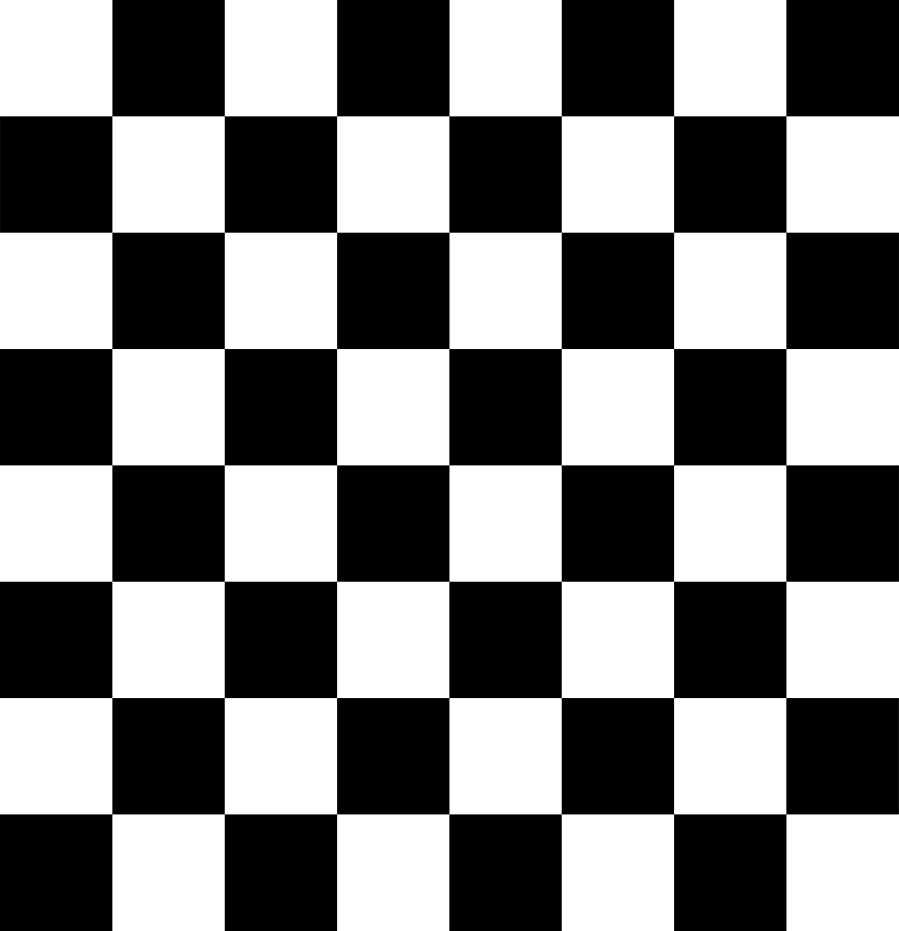
#> input picture common/data/chessboard.png, 3595 x 3723 px (shown at 1/4 size)
$ python harris_corners.py
#> lines starting #> are read from the running program, lines starting #| are printed output that depends on the picture
### common/misc_utils.py
#!/usr/bin/python
# -*- coding: UTF8 -*-

"""
各种各样会常用的工具
"""

import time
import threading
import json
import matplotlib.pyplot as plt
import matplotlib.image as mpimg
import numpy as np
import sys
import cv2

import math
import pickle as cpickle #python3.5用的pickle代替cPickle
import gzip
import os.path
import os
import random

from mpl_toolkits.mplot3d import Axes3D
import matplotlib.animation as animation

import multiprocessing

# gets the absolute path to the file
abspath = os.path.abspath(os.path.dirname(__file__))
# add the library file path
sys.path.append(abspath)
# change the work path
os.chdir(abspath)

import opencv

# [23 lines left out: functions write_list_to_file, read_list_from_file, not called in this run]


#### 画图测试 https://blog.csdn.net/qq_31192383/article/details/53977822
class plot:
    # [209 lines left out: functions plot_base, plot_base_3d, picture_color_maps, plot_picture, not called in this run]

    def plot_multiple_picture(self, size, data, title='default', equal=False,
                              dynanmicDisplay=False, pause=0.001):
        """ 描述：在一幅图中简单地绘制n幅图片
            size:   元组，size[0]表示行数，size[1]表示列数
            data:   绘图需要的信息，data是元组，每个元素也是一个元组
                    data[0][0]:表示RGB矩阵, narray
                    data[0][1]:表示名字，string
                    data[0][2]:表示显示时的色彩，string
            title:  图片名称
            equal:  图片长宽是否按比例
            dynanmicDisplay：是否动态显示图片
            pause:  动态显示图片时，延长显示图片的时间
            return: None
        """
        count = size[0] * size[1]
        data_len = len(data)

        if data_len > count:
            print ("error：too many pictures！")
            sys.exit()

        ### dynamic display
        if dynanmicDisplay:
            plt.figure(title).clf()

        plt.figure(title)

        pos = size[0]*100 + size[1]*10
        for i in range(data_len):
            plt.subplot(pos + i + 1)

            if len(data[i]) == 2:
                plt.imshow(data[i][0])
            elif len(data[i]) == 3:
                if data[i][2] == "gray":
                    plt.imshow(data[i][0], 'gray')
                else:
                    plt.imshow(data[i][0], data[i][2])

            plt.title(data[i][1])
            plt.xticks([]), plt.yticks([])
            if equal: plt.axis("equal")

        ### extended display time
        if dynanmicDisplay:
            plt.pause(pause)

    # [113 lines left out: functions test, testDynanmic, not called in this run]


# [3 lines that do not run on import are left out]

### computer_vision/feature_extraction/harris_corners/harris_corners.py
import cv2 as cv
import os
import sys
import numpy as np
import copy
import math
from matplotlib import pyplot as plt

# gets the absolute path to the file
abspath = os.path.abspath(os.path.dirname(__file__))
common_path = abspath + "/../../../common"
data_path = common_path + "/data"
# add the library file path
sys.path.append(common_path)
# change the work path
os.chdir(abspath)

import misc_utils
import math_utils
import opencv

def harris_corners(img, blockSzie=2, SobelSize=3, k=0.04):
    """
    Compute Harris corner response map. Follow the math equation
    R=Det(M)-k(Trace(M)^2).

    Hint:
        You may use the function scipy.ndimage.filters.convolve,
        which is already imported above

    Args:
        img: Grayscale image of shape (H, W)
        blockSzie: size of the window function
        k: sensitivity parameter

    Returns:
        response: Harris response image of shape (H, W)
    """

    H, W = img.shape
    window = np.ones((blockSzie, blockSzie))

    response = np.zeros((H, W))

    dx = cv.Sobel(img,cv.CV_64F,1,0,ksize=SobelSize)
    dy = cv.Sobel(img,cv.CV_64F,0,1,ksize=SobelSize)

    ### YOUR CODE HERE
    dx_squared = dx ** 2
    dy_squared = dy ** 2
    dx_dy_multiplied = dx * dy

    half_blockSzie = blockSzie//2
    M = np.zeros((2,2))

    # response要跟图像一样大小，只计算出中心那些可以加窗的，边缘那些设置为0
    count=0
    for i in range(H-blockSzie+1):
        for j in range(W-blockSzie+1):
            M[0,0] = np.sum(window * dx_squared[i:i + blockSzie, j:j + blockSzie])
            M[0,1] = np.sum(window * dx_dy_multiplied[i:i + blockSzie, j:j + blockSzie])
            M[1,0] = M[0,1]
            M[1,1] = np.sum(window * dy_squared[i:i + blockSzie, j:j + blockSzie])

            R = np.linalg.det(M) - k * (np.trace(M)**2)

            i_shifted = i + half_blockSzie
            j_shifted = j + half_blockSzie
            response[i_shifted][j_shifted] = R

            count +=1
            print((H-blockSzie+1) * (W-blockSzie+1), '/', count)
    ### END YOUR CODE

    return response


if __name__ == "__main__":

    filename = data_path + '/chessboard.png'
    img = cv.imread( filename )
#> img is the input picture: shape (3723, 3595, 3); min 0, max 255, mean 127.5
    img = cv.resize(img, (int(img.shape[0]*0.02), int(img.shape[1]*0.02)))
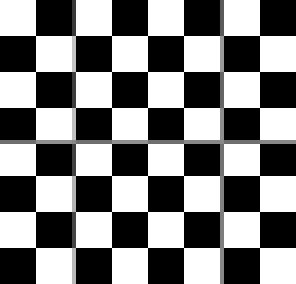
#> img: shape (71, 74, 3) (shown 4 times larger); min 0, max 255, mean 127.4
    img = img[0:35, 0:35]
#> img: shape (35, 35, 3)

    gray = cv.cvtColor( img, cv.COLOR_BGR2GRAY )
    gray = np.float32( gray )

    # cv.imshow("img", img)
    # cv.imshow("gray", gray)
    # cv.waitKey(0)

    # harris detect
    dst = harris_corners(gray, 3)
#> in harris_corners, `dx_squared = dx ** 2`:
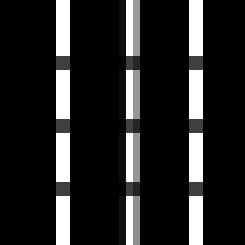
#> dx_squared: shape (35, 35) float64 (shown 7 times larger); min 0, max 1040400, mean 146175.7; drawn with min black and max white
#> in harris_corners, `dy_squared = dy ** 2`:
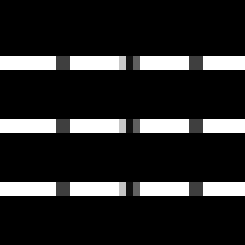
#> dy_squared: shape (35, 35) float64 (shown 7 times larger); min 0, max 1040400, mean 154058.8; drawn with min black and max white
#> in harris_corners, `dx_dy_multiplied = dx * dy`:
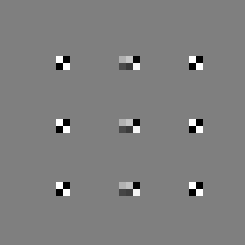
#> dx_dy_multiplied: shape (35, 35) float64 (shown 7 times larger); min -260100, max 260100, mean -40; drawn with min black and max white
#> after the loop in harris_corners, `for i in range(H-blockSzie+1):`:
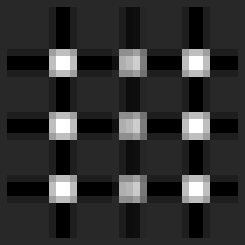
#> response: shape (35, 35) float64 (shown 7 times larger); min -1.56e+12, max 8.18e+12, mean 2.73e+11; drawn with min black and max white
#> after the loop in harris_corners, `for i in range(H-blockSzie+1):`: M = [[0, 0], [0, 0]]; count = 1089
    dst = dst / dst.max()

    # draw corners
    img_corner = img.copy()
    img_corner[dst>0.01 * dst.max()] = [0,0,255]
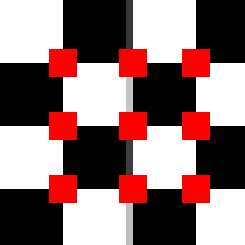
#> img_corner: shape (35, 35, 3) (shown 7 times larger); mean B, G, R 112.6, 112.6, 142.6

    # imshow
    data = [
            [gray, 'origin', 'gray'],
            [dst, 'harris corners', 'gray'],
            [img_corner[...,::-1], 'img add corners']
    ]
    misc_utils.plot().plot_multiple_picture((1,3), data)
#> in plot_multiple_picture, `data_len = len(data)`: data_len = 3
    plt.show()
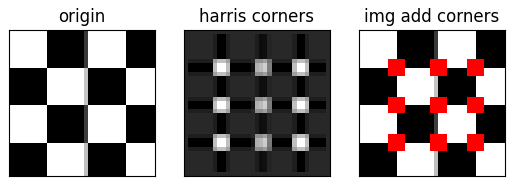
#> figure drawn by matplotlib, 3 panels
